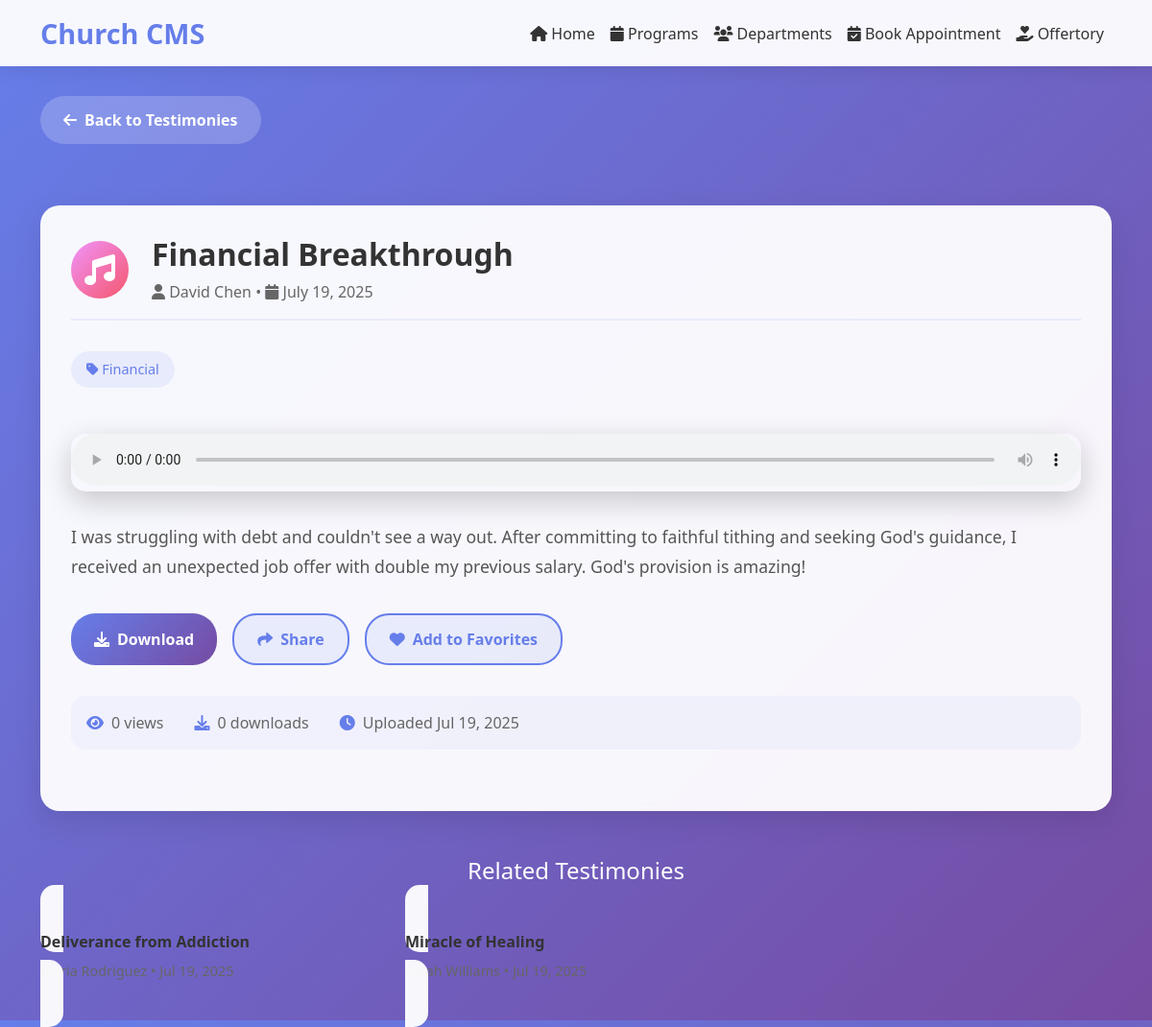
/CMS-Web/view-content.php?id=5, run on the app's committed database.
### tables this page shows
CREATE TABLE content (
    id INT AUTO_INCREMENT PRIMARY KEY,
    type ENUM('sermon', 'testimony') NOT NULL,
    title VARCHAR(255) NOT NULL,
    author VARCHAR(255) NOT NULL,
    description TEXT NOT NULL,
    category VARCHAR(100),
    file_path VARCHAR(500) NOT NULL,
    file_type VARCHAR(50),
    file_size INT,
    upload_date DATETIME DEFAULT CURRENT_TIMESTAMP,
    views INT DEFAULT 0,
    downloads INT DEFAULT 0,
    likes INT DEFAULT 0,  
    status ENUM('active', 'inactive') DEFAULT 'active',
    created_at TIMESTAMP DEFAULT CURRENT_TIMESTAMP,
    updated_at TIMESTAMP DEFAULT CURRENT_TIMESTAMP ON UPDATE CURRENT_TIMESTAMP
);

### CMS-Web/config/database.php (called while the page is built, shortened)
<?php
function getDBConnection() {
    try {
        $pdo = new PDO(
            "mysql:host=" . DB_HOST . ";dbname=" . DB_NAME . ";charset=utf8mb4",
            DB_USER,
            DB_PASS,
            [
                PDO::ATTR_ERRMODE => PDO::ERRMODE_EXCEPTION,
                PDO::ATTR_DEFAULT_FETCH_MODE => PDO::FETCH_ASSOC,
                PDO::ATTR_EMULATE_PREPARES => false
            ]
        );
        return $pdo;
    } catch (PDOException $e) {
        die("Connection failed: " . $e->getMessage());
    }
}
?>

### CMS-Web/includes/view-content-handler.php (called while the page is built, shortened)
<?php
require_once 'config/database.php';
class ViewContentHandler {
    private $pdo;
    private $content = null;
    private $relatedContent = [];
    private $contentId;
    public function __construct() {
        $this->pdo = getDBConnection();
    }
    public function processView() {
        $this->contentId = intval($_GET['id'] ?? 0);
        $this->loadContent();
        $this->loadRelatedContent();
    }
    private function loadContent() {
        $stmt = $this->pdo->prepare("SELECT * FROM content WHERE id = ? AND status = 'active'");
        $stmt->execute([$this->contentId]);
        $this->content = $stmt->fetch();
    }
    private function loadRelatedContent() {
        $stmt = $this->pdo->prepare("SELECT * FROM content WHERE type = ? AND id != ? AND status = 'active' ORDER BY upload_date DESC LIMIT 6");
        $stmt->execute([$this->content['type'], $this->contentId]);
        $this->relatedContent = $stmt->fetchAll();
    }
    public function getContent() {
        return $this->content;
    }
    public function getRelatedContent() {
        return $this->relatedContent;
    }
    public static function getFileTypeIcon($fileType) {
        switch ($fileType) {
            case 'audio':
            case 'mp3':
            case 'wav':
                return 'fas fa-music';
        }
    }
    public static function getContentTypeDisplay($type) {
        return ucfirst($type === 'sermon' ? 'Sermons' : 'Testimonies');
    }
    public function getBackUrl() {
        $type = $this->content['type'] === 'sermon' ? 'sermons' : 'testimonies';
        return "sermons-testimonies.php?type=$type";
    }
}
$handler = new ViewContentHandler();
$handler->processView();
$content = $handler->getContent();
$relatedContent = $handler->getRelatedContent();
?>

### CMS-Web/view-content.php (the view, shortened to what this page needs)
<?php
include 'includes/view-content-handler.php';
$page_title = htmlspecialchars($content['title']) . ' - Church CMS';
$back_button = '<a href="' . $handler->getBackUrl() . '" class="back-button"><i class="fas fa-arrow-left"></i> Back to ' . ViewContentHandler::getContentTypeDisplay($content['type']) . '</a>';
$content_header = '<div class="content-header">'
    .'<div class="content-icon ' . ($content['type'] === 'sermon' ? 'sermon-icon' : 'testimony-icon') . '"><i class="' . ViewContentHandler::getFileTypeIcon($content['file_type']) . '"></i></div>'
    .'<div><h1 class="content-title">' . htmlspecialchars($content['title']) . '</h1>'
    .'<div class="content-meta"><i class="fas fa-user"></i> ' . htmlspecialchars($content['author']) . ' • <i class="fas fa-calendar"></i> ' . date('F j, Y', strtotime($content['upload_date'])) . '</div></div>'
    .'</div>';
$category_html = '';
if (!empty($content['category'])) {
    $category_html = '<div class="content-category"><i class="fas fa-tag"></i> ' . ucfirst(htmlspecialchars($content['category'])) . '</div>';
}
if (ViewContentHandler::isVideo($content['file_type'])) {
    $media_player = '<div class="media-player"><video controls><source src="' . htmlspecialchars($content['file_path']) . '" type="video/mp4">Your browser does not support the video tag.</video></div>';
} elseif (ViewContentHandler::isAudio($content['file_type'])) {
    $media_player = '<div class="media-player"><audio controls><source src="' . htmlspecialchars($content['file_path']) . '" type="audio/mpeg">Your browser does not support the audio tag.</audio></div>';
}
$description_html = '<div class="content-description">' . nl2br(htmlspecialchars($content['description'])) . '</div>';
$actions_html = '<div class="action-buttons">'
    .'<a href="' . htmlspecialchars($content['file_path']) . '" class="btn btn-custom-primary" download><i class="fas fa-download"></i> Download</a>'
    .'<a href="#" class="btn btn-custom-secondary" onclick="shareContent()"><i class="fas fa-share"></i> Share</a>'
    .'<a href="#" class="btn btn-custom-secondary" onclick="addToFavorites()"><i class="fas fa-heart"></i> Add to Favorites</a>'
    .'</div>';
$stats_html = '<div class="content-stats">'
    .'<div class="stat-item"><i class="fas fa-eye"></i><span>' . number_format($content['views']) . ' views</span></div>'
    .'<div class="stat-item"><i class="fas fa-download"></i><span>' . number_format($content['downloads']) . ' downloads</span></div>';
$stats_html .= '<div class="stat-item"><i class="fas fa-clock"></i><span>Uploaded ' . date('M j, Y', strtotime($content['upload_date'])) . '</span></div></div>';
$related_html = '';
if (!empty($relatedContent)) {
    $related_html .= '<div class="related-content"><h2 class="related-title">Related ' . ViewContentHandler::getContentTypeDisplay($content['type']) . '</h2><div class="row">';
    foreach ($relatedContent as $related) {
        $related_html .= '<div class="col-lg-4 col-md-6 mb-3">'
            .'<a href="view-content.php?id=' . $related['id'] . '" class="related-card">'
            .'<div class="related-card-title">' . htmlspecialchars($related['title']) . '</div>'
            .'<div class="related-card-meta">' . htmlspecialchars($related['author']) . ' • ' . date('M j, Y', strtotime($related['upload_date'])) . '</div>'
            .'</a></div>';
    }
    $related_html .= '</div></div>';
}
$template = file_get_contents('templates/view-content.html');
$replacements = [
    '{{page_title}}' => $page_title,
    '{{back_button}}' => $back_button,
    '{{content_header}}' => $content_header,
    '{{category}}' => $category_html,
    '{{media_player}}' => $media_player,
    '{{description}}' => $description_html,
    '{{actions}}' => $actions_html,
    '{{stats}}' => $stats_html,
    '{{related_content}}' => $related_html
];
echo strtr($template, $replacements);
?>

### CMS-Web/assets/css/view-content.css (style rules this page uses)
:root { --primary-color: #667eea; --secondary-color: #764ba2; --accent-color: #f093fb; --danger-color: #f5576c; --text-dark: #333; --text-light: #666; --white: #fff; --gradient-primary: linear-gradient(135deg, var(--primary-color) 0%, var(--secondary-color) 100%); --gradient-accent: linear-gradient(135deg, var(--accent-color) 0%, var(--danger-color) 100%); }
* { margin: 0; padding: 0; box-sizing: border-box; }
body { font-family: 'Segoe UI', Tahoma, Geneva, Verdana, sans-serif; background: var(--gradient-primary); min-height: 100vh; color: var(--text-dark); }
.navbar { background: rgba(255, 255, 255, 0.95) !important; backdrop-filter: blur(10px); box-shadow: 0 2px 20px rgba(0, 0, 0, 0.1); }
.navbar-brand { font-size: 1.8rem; font-weight: bold; color: var(--primary-color) !important; }
.navbar-nav .nav-link { color: var(--text-dark) !important; font-weight: 500; transition: color 0.3s; }
.content-container { background: rgba(255, 255, 255, 0.95); border-radius: 20px; padding: 2rem; margin: 2rem 0; backdrop-filter: blur(10px); box-shadow: 0 10px 30px rgba(0, 0, 0, 0.1); }
.content-header { display: flex; align-items: center; margin-bottom: 2rem; padding-bottom: 1rem; border-bottom: 2px solid rgba(102, 126, 234, 0.1); }
.content-icon { width: 60px; height: 60px; border-radius: 50%; display: flex; align-items: center; justify-content: center; margin-right: 1.5rem; font-size: 2rem; color: var(--white); }
.testimony-icon { background: var(--gradient-accent); }
.content-title { font-size: 2rem; font-weight: 700; color: var(--text-dark); margin-bottom: 0.5rem; }
.content-meta { color: var(--text-light); font-size: 1rem; }
.content-category { background: rgba(102, 126, 234, 0.1); color: var(--primary-color); padding: 0.5rem 1rem; border-radius: 20px; font-size: 0.9rem; display: inline-block; margin-bottom: 1rem; }
.content-description { color: #555; line-height: 1.8; font-size: 1.1rem; margin: 2rem 0; }
.media-player { width: 100%; border-radius: 15px; overflow: hidden; margin: 2rem 0; box-shadow: 0 10px 30px rgba(0, 0, 0, 0.2); }
.media-player video, .media-player audio { width: 100%; border-radius: 15px; }
.action-buttons { display: flex; gap: 1rem; margin: 2rem 0; flex-wrap: wrap; }
.btn-custom-primary { background: var(--gradient-primary); color: var(--white); border: none; border-radius: 25px; font-weight: 600; transition: all 0.3s; text-decoration: none; display: inline-flex; align-items: center; gap: 0.5rem; padding: 0.8rem 1.5rem; }
.btn-custom-secondary { background: rgba(102, 126, 234, 0.1); color: var(--primary-color); border: 2px solid var(--primary-color); border-radius: 25px; font-weight: 600; transition: all 0.3s; text-decoration: none; display: inline-flex; align-items: center; gap: 0.5rem; padding: 0.8rem 1.5rem; }
.content-stats { display: flex; gap: 2rem; margin: 2rem 0; padding: 1rem; background: rgba(102, 126, 234, 0.05); border-radius: 15px; flex-wrap: wrap; }
.stat-item { display: flex; align-items: center; gap: 0.5rem; color: var(--text-light); }
.stat-item i { color: var(--primary-color); }
.related-content { margin-top: 3rem; }
.related-title { color: var(--white); font-size: 1.5rem; margin-bottom: 1.5rem; text-align: center; }
.related-card { background: rgba(255, 255, 255, 0.95); border-radius: 15px; padding: 1.5rem; margin-bottom: 1rem; transition: transform 0.3s, box-shadow 0.3s; backdrop-filter: blur(10px); text-decoration: none; color: var(--text-dark); }
.related-card-title { font-weight: 600; margin-bottom: 0.5rem; }
.related-card-meta { color: var(--text-light); font-size: 0.9rem; }
.back-button { background: rgba(255, 255, 255, 0.2); color: var(--white); border: none; padding: 0.8rem 1.5rem; border-radius: 25px; font-weight: 600; transition: all 0.3s; text-decoration: none; display: inline-flex; align-items: center; gap: 0.5rem; margin-bottom: 2rem; }

### data on the page
content: strtr($template, $replacements) "Church CMS Home Programs Departments Book Appointment Offertory", type "Testimonies", title "Financial Breakthrough", author "David Chen", upload_date "July 19, 2025", category "Financial", description "I was struggling with debt and couldn't see a way out. After committing to faithful tithing and seeking God's guidance, I received an unexpected job offer with double my previous salary. God's provision is amazing!", views "0", downloads "0", upload_date "Jul 19, 2025"
content: title "Deliverance from Addiction", author "Maria Rodriguez"
content: title "Miracle of Healing", author "Sarah Williams"
